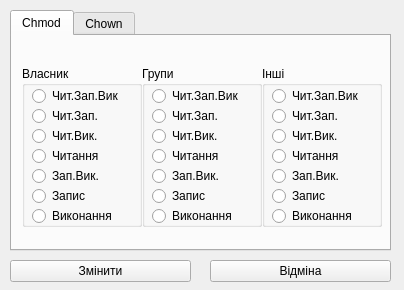
<?xml version="1.0" encoding="UTF-8"?>
<ui version="4.0">
 <class>AccsesDialog</class>
 <widget class="QWidget" name="AccsesDialog">
  <property name="geometry">
   <rect>
    <x>0</x>
    <y>0</y>
    <width>404</width>
    <height>290</height>
   </rect>
  </property>
  <property name="windowTitle">
   <string>Права доступу та власник</string>
  </property>
  <widget class="QTabWidget" name="tabWidget">
   <property name="geometry">
    <rect>
     <x>10</x>
     <y>10</y>
     <width>381</width>
     <height>241</height>
    </rect>
   </property>
   <property name="currentIndex">
    <number>0</number>
   </property>
   <widget class="QWidget" name="tab">
    <attribute name="title">
     <string>Chmod</string>
    </attribute>
    <widget class="QGroupBox" name="groupOwner">
     <property name="geometry">
      <rect>
       <x>10</x>
       <y>30</y>
       <width>120</width>
       <height>161</height>
      </rect>
     </property>
     <property name="title">
      <string>Власник</string>
     </property>
     <widget class="QRadioButton" name="radioButton">
      <property name="geometry">
       <rect>
        <x>10</x>
        <y>20</y>
        <width>100</width>
        <height>20</height>
       </rect>
      </property>
      <property name="text">
       <string>Чит.Зап.Вик</string>
      </property>
     </widget>
     <widget class="QRadioButton" name="radioButton_2">
      <property name="geometry">
       <rect>
        <x>10</x>
        <y>40</y>
        <width>85</width>
        <height>20</height>
       </rect>
      </property>
      <property name="text">
       <string>Чит.Зап.</string>
      </property>
     </widget>
     <widget class="QRadioButton" name="radioButton_3">
      <property name="geometry">
       <rect>
        <x>10</x>
        <y>60</y>
        <width>85</width>
        <height>20</height>
       </rect>
      </property>
      <property name="text">
       <string>Чит.Вик.</string>
      </property>
     </widget>
     <widget class="QRadioButton" name="radioButton_4">
      <property name="geometry">
       <rect>
        <x>10</x>
        <y>80</y>
        <width>85</width>
        <height>20</height>
       </rect>
      </property>
      <property name="text">
       <string>Читання</string>
      </property>
     </widget>
     <widget class="QRadioButton" name="radioButton_5">
      <property name="geometry">
       <rect>
        <x>10</x>
        <y>100</y>
        <width>85</width>
        <height>20</height>
       </rect>
      </property>
      <property name="text">
       <string>Зап.Вик.</string>
      </property>
     </widget>
     <widget class="QRadioButton" name="radioButton_6">
      <property name="geometry">
       <rect>
        <x>10</x>
        <y>120</y>
        <width>90</width>
        <height>20</height>
       </rect>
      </property>
      <property name="text">
       <string>Запис</string>
      </property>
     </widget>
     <widget class="QRadioButton" name="radioButton_7">
      <property name="geometry">
       <rect>
        <x>10</x>
        <y>140</y>
        <width>90</width>
        <height>20</height>
       </rect>
      </property>
      <property name="text">
       <string>Виконання</string>
      </property>
     </widget>
    </widget>
    <widget class="QGroupBox" name="groupGroup">
     <property name="geometry">
      <rect>
       <x>130</x>
       <y>30</y>
       <width>120</width>
       <height>161</height>
      </rect>
     </property>
     <property name="title">
      <string>Групи</string>
     </property>
     <widget class="QRadioButton" name="radioButton_8">
      <property name="geometry">
       <rect>
        <x>10</x>
        <y>20</y>
        <width>100</width>
        <height>20</height>
       </rect>
      </property>
      <property name="text">
       <string>Чит.Зап.Вик</string>
      </property>
     </widget>
     <widget class="QRadioButton" name="radioButton_9">
      <property name="geometry">
       <rect>
        <x>10</x>
        <y>40</y>
        <width>85</width>
        <height>20</height>
       </rect>
      </property>
      <property name="text">
       <string>Чит.Зап.</string>
      </property>
     </widget>
     <widget class="QRadioButton" name="radioButton_10">
      <property name="geometry">
       <rect>
        <x>10</x>
        <y>60</y>
        <width>85</width>
        <height>20</height>
       </rect>
      </property>
      <property name="text">
       <string>Чит.Вик.</string>
      </property>
     </widget>
     <widget class="QRadioButton" name="radioButton_11">
      <property name="geometry">
       <rect>
        <x>10</x>
        <y>80</y>
        <width>85</width>
        <height>20</height>
       </rect>
      </property>
      <property name="text">
       <string>Читання</string>
      </property>
     </widget>
     <widget class="QRadioButton" name="radioButton_12">
      <property name="geometry">
       <rect>
        <x>10</x>
        <y>100</y>
        <width>85</width>
        <height>20</height>
       </rect>
      </property>
      <property name="text">
       <string>Зап.Вик.</string>
      </property>
     </widget>
     <widget class="QRadioButton" name="radioButton_13">
      <property name="geometry">
       <rect>
        <x>10</x>
        <y>120</y>
        <width>85</width>
        <height>20</height>
       </rect>
      </property>
      <property name="text">
       <string>Запис</string>
      </property>
     </widget>
     <widget class="QRadioButton" name="radioButton_14">
      <property name="geometry">
       <rect>
        <x>10</x>
        <y>140</y>
        <width>100</width>
        <height>20</height>
       </rect>
      </property>
      <property name="text">
       <string>Виконання</string>
      </property>
     </widget>
    </widget>
    <widget class="QGroupBox" name="groupOther">
     <property name="geometry">
      <rect>
       <x>250</x>
       <y>30</y>
       <width>120</width>
       <height>161</height>
      </rect>
     </property>
     <property name="title">
      <string>Інші</string>
     </property>
     <widget class="QRadioButton" name="radioButton_15">
      <property name="geometry">
       <rect>
        <x>10</x>
        <y>20</y>
        <width>110</width>
        <height>20</height>
       </rect>
      </property>
      <property name="text">
       <string>Чит.Зап.Вик</string>
      </property>
     </widget>
     <widget class="QRadioButton" name="radioButton_16">
      <property name="geometry">
       <rect>
        <x>10</x>
        <y>40</y>
        <width>85</width>
        <height>20</height>
       </rect>
      </property>
      <property name="text">
       <string>Чит.Зап.</string>
      </property>
     </widget>
     <widget class="QRadioButton" name="radioButton_17">
      <property name="geometry">
       <rect>
        <x>10</x>
        <y>60</y>
        <width>85</width>
        <height>20</height>
       </rect>
      </property>
      <property name="text">
       <string>Чит.Вик.</string>
      </property>
     </widget>
     <widget class="QRadioButton" name="radioButton_18">
      <property name="geometry">
       <rect>
        <x>10</x>
        <y>80</y>
        <width>85</width>
        <height>20</height>
       </rect>
      </property>
      <property name="text">
       <string>Читання</string>
      </property>
     </widget>
     <widget class="QRadioButton" name="radioButton_19">
      <property name="geometry">
       <rect>
        <x>10</x>
        <y>100</y>
        <width>85</width>
        <height>20</height>
       </rect>
      </property>
      <property name="text">
       <string>Зап.Вик.</string>
      </property>
     </widget>
     <widget class="QRadioButton" name="radioButton_20">
      <property name="geometry">
       <rect>
        <x>10</x>
        <y>120</y>
        <width>85</width>
        <height>20</height>
       </rect>
      </property>
      <property name="text">
       <string>Запис</string>
      </property>
     </widget>
     <widget class="QRadioButton" name="radioButton_21">
      <property name="geometry">
       <rect>
        <x>10</x>
        <y>140</y>
        <width>100</width>
        <height>20</height>
       </rect>
      </property>
      <property name="text">
       <string>Виконання</string>
      </property>
     </widget>
    </widget>
   </widget>
   <widget class="QWidget" name="tab_2">
    <attribute name="title">
     <string>Chown</string>
    </attribute>
    <widget class="QTextEdit" name="chown_user">
     <property name="geometry">
      <rect>
       <x>140</x>
       <y>50</y>
       <width>211</width>
       <height>31</height>
      </rect>
     </property>
    </widget>
    <widget class="QTextEdit" name="chown_group">
     <property name="geometry">
      <rect>
       <x>140</x>
       <y>110</y>
       <width>211</width>
       <height>31</height>
      </rect>
     </property>
    </widget>
    <widget class="QLabel" name="label">
     <property name="geometry">
      <rect>
       <x>10</x>
       <y>50</y>
       <width>130</width>
       <height>30</height>
      </rect>
     </property>
     <property name="styleSheet">
      <string notr="true">font: 15pt &quot;Sans Serif&quot;;</string>
     </property>
     <property name="text">
      <string>Користувач</string>
     </property>
    </widget>
    <widget class="QLabel" name="label_2">
     <property name="geometry">
      <rect>
       <x>50</x>
       <y>110</y>
       <width>70</width>
       <height>30</height>
      </rect>
     </property>
     <property name="styleSheet">
      <string notr="true">font: 15pt &quot;Sans Serif&quot;;</string>
     </property>
     <property name="text">
      <string>Група</string>
     </property>
    </widget>
   </widget>
  </widget>
  <widget class="QPushButton" name="pushButton">
   <property name="geometry">
    <rect>
     <x>10</x>
     <y>260</y>
     <width>181</width>
     <height>22</height>
    </rect>
   </property>
   <property name="text">
    <string>Змінити</string>
   </property>
  </widget>
  <widget class="QPushButton" name="pushButton_2">
   <property name="geometry">
    <rect>
     <x>210</x>
     <y>260</y>
     <width>181</width>
     <height>22</height>
    </rect>
   </property>
   <property name="text">
    <string>Відміна</string>
   </property>
  </widget>
 </widget>
 <resources/>
 <connections>
  <connection>
   <sender>pushButton_2</sender>
   <signal>clicked()</signal>
   <receiver>AccsesDialog</receiver>
   <slot>close()</slot>
   <hints>
    <hint type="sourcelabel">
     <x>300</x>
     <y>270</y>
    </hint>
    <hint type="destinationlabel">
     <x>201</x>
     <y>144</y>
    </hint>
   </hints>
  </connection>
 </connections>
</ui>
